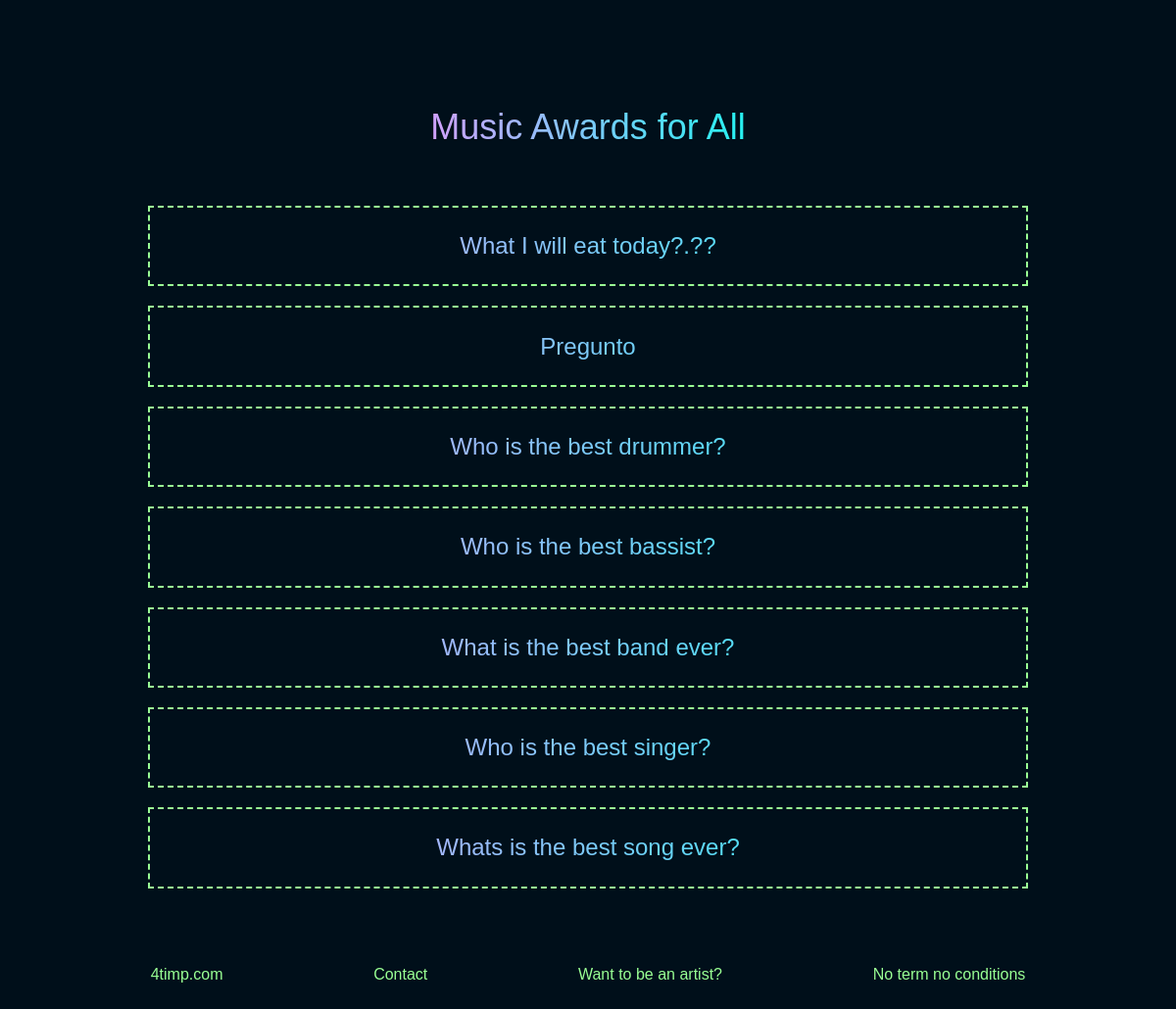
/polls/, run on an earlier commit of the app's database.
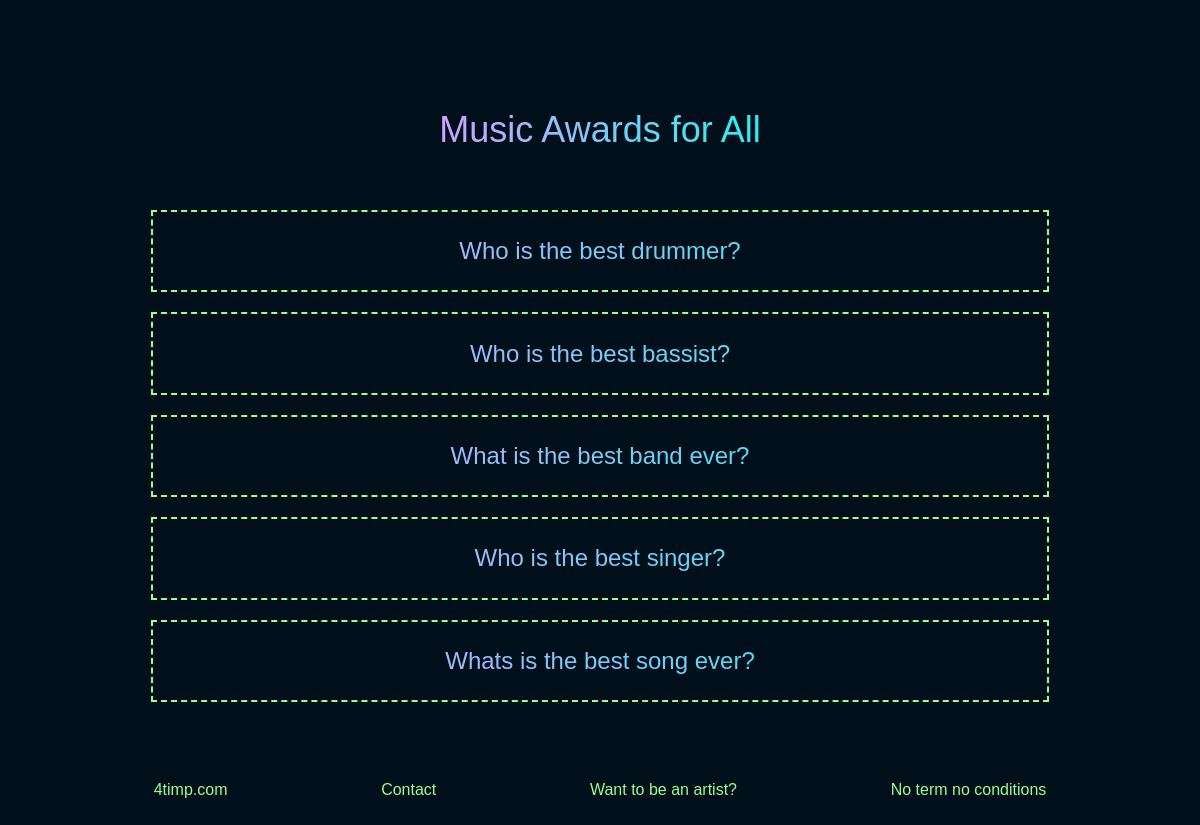
And on a later commit of the database.
### polls/models.py (models this page shows, shortened)
class Question(models.Model):
    question_text = models.CharField(max_length=270)
    pub_date = models.DateTimeField("date published")

### polls/views.py (the view)
# urls.py: path('', views.IndexView.as_view(), name='index'),
class IndexView(generic.ListView):
    template_name = "polls/index.html"
    context_object_name = "latest_question_list"
    def get_queryset(self):
        return Question.objects.filter(pub_date__lte=timezone.now()).order_by("-pub_date")[:7]

### polls/templates/polls/index.html (shortened to what this page needs)
{% load static %}
<!DOCTYPE html>
<html lang="en">
<head>
    <link rel="stylesheet" href="{% static 'polls/reset.css' %}">
    <link rel="stylesheet" href="{% static 'polls/style.css' %}">
</head>
<body>
    <header>
        <h2>Music Awards for All</h2>
    </header>
    <main>
        {% if latest_question_list %}
        <ul>
        {% for question in latest_question_list  %}
            <li>
                <a href="{% url 'polls:detail' question.id %}">  {{question.question_text}} </a>
            </li>
        {% endfor %}
        </ul>
        {% else %}
            <p>No polls here in this page. If you are here there is a problem .</p>
        {% endif %}
    </main>
    <footer>
        <a href="https://4timp.com" target="_blank">4timp.com</a>
        <a href="#">Contact</a>
        <a href="#">Want to be an artist?</a>
        <a href="#">No term no conditions</a>
    </footer>
</body>
</html>

### polls/static/polls/style.css (style rules this page uses)
body { display: flex; align-items: center; justify-content: center; flex-direction: column; background: hsl(204, 100%, 5%); font-family: 'Lucida Sans', 'Lucida Sans Regular', 'Lucida Grande', 'Lucida Sans Unicode', Verdana, sans-serif; }
header { display: flex; align-items: center; justify-content: center; padding: 50px; padding-top: 100px; height: 60px; font-size: 4.5vh; color: #71632d; }
ul { display: flex; align-items: center; justify-content: center; flex-direction: column; }
header, ul { background: -webkit-linear-gradient( right, #0bfff0, #ec94ff ); -webkit-background-clip: text; background-clip: text; -webkit-text-fill-color: transparent; }
li { display: flex; align-items: center; justify-content: center; width: 70vw; border: 2px dashed #99ff94; padding: 3.4vh; margin-bottom: 20px; font-size: 3vh; }
a { color: #99ff94; text-decoration: none; }
footer { display: flex; align-items: center; justify-content: space-evenly; width: 100vw; padding: 60px 0; }

What changed in the data, as far as the page shows it:
removed Question: question_text "What I will eat today?.??"
removed Question: question_text "Pregunto"
